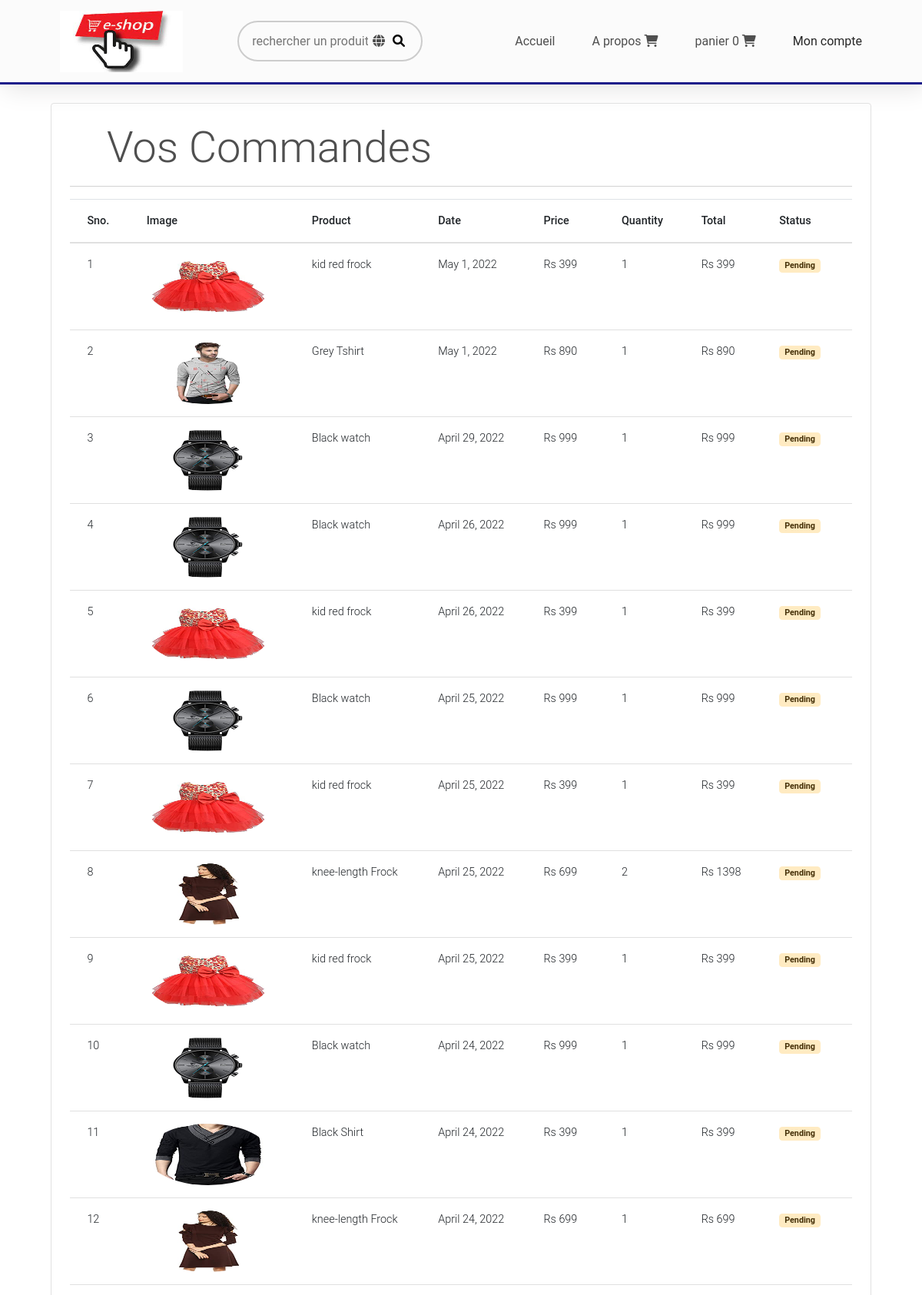
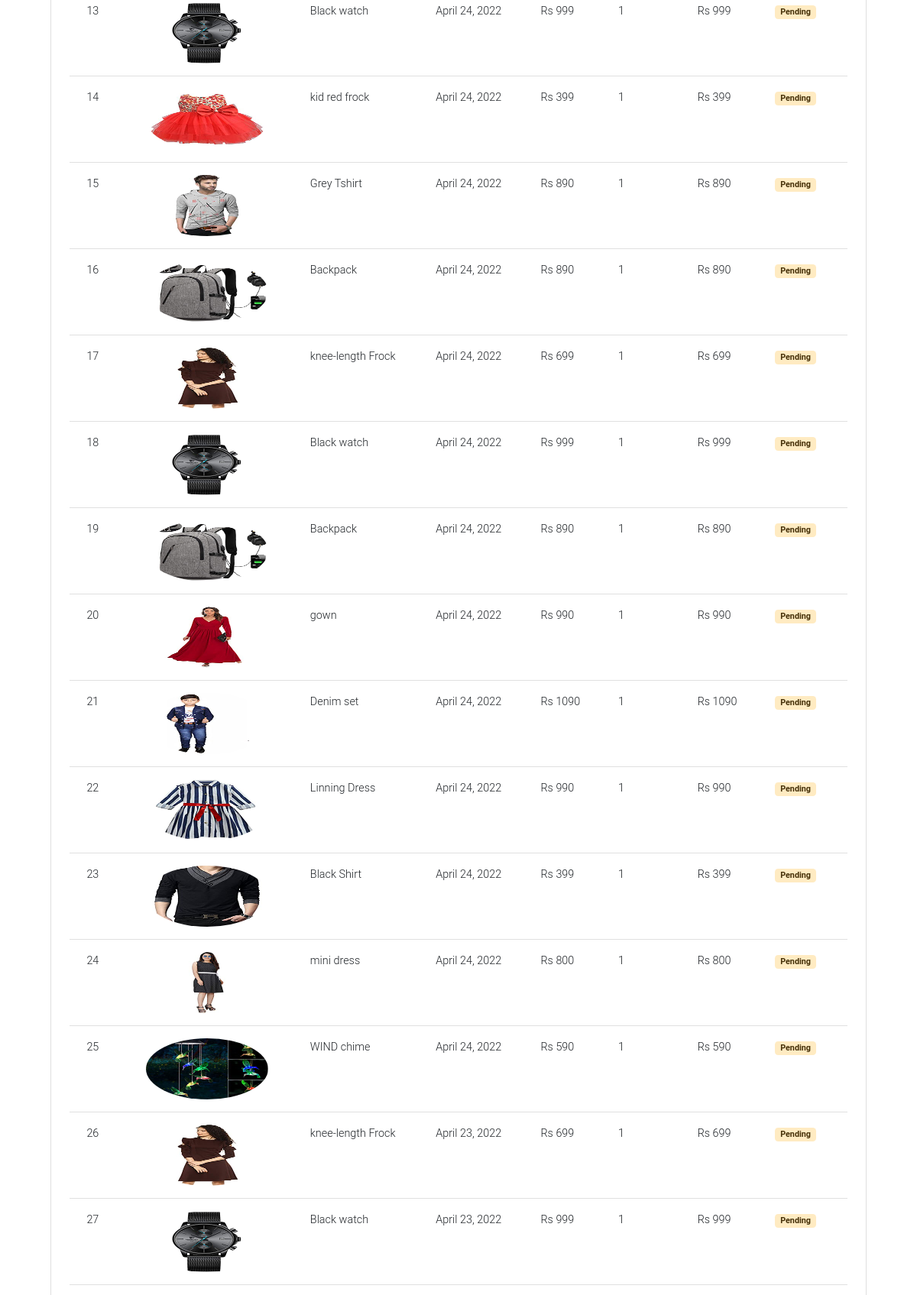
The page /orders (signed in, upper part) on the database its author committed (2 pictures, top to bottom).
### store/models/orders.py (models this page shows, shortened)
class Order(models.Model):
    product = models.ForeignKey(Products,
                                on_delete=models.CASCADE)
    customer = models.ForeignKey(Customer,
                                 on_delete=models.CASCADE)
    quantity = models.IntegerField(default=1)
    price = models.IntegerField()
    address = models.CharField (max_length=50, default='', blank=True)
    phone = models.CharField (max_length=50, default='', blank=True)
    date = models.DateField (default=datetime.datetime.today)
    status = models.BooleanField (default=False)
    @staticmethod
    def get_orders_by_customer(customer_id):
        return Order.objects.filter(customer=customer_id).order_by('-date')

### store/models/product.py (models this page shows, shortened)
class Products(models.Model):
    name = models.CharField(max_length=60)
    price= models.IntegerField(default=0)
    category= models.ForeignKey(Category,on_delete=models.CASCADE,default=1 )
    description= models.CharField(max_length=250, default='', blank=True, null= True)
    image= models.ImageField(upload_to='uploads/products/')

### store/middlewares/auth.py (the view)
    def middleware(request):
        print(request.session.get('customer'))
        returnUrl = request.META['PATH_INFO']
        print(request.META['PATH_INFO'])
        if not request.session.get('customer'):
           return redirect(f'login?return_url={returnUrl}')
        response = get_response(request)
        return response

### store/templatetags/custom_filter.py (called while the page is built)
@register.filter(name='currency')
def currency(number):
    return "Rs "+str(number)

@register.filter(name='multiply')
def multiply(number , number1):
    return number * number1

### store/views/orders.py (called while the page is built)
    def get(self , request ):
        customer = request.session.get('customer')
        orders = Order.get_orders_by_customer(customer)
        print(orders)
        return render(request , 'orders.html'  , {'orders' : orders})

### store/templates/orders.html
{% extends 'base.html' %} {% block content %} {% load cart %} {% load custom_filter %}
<div class="container">
    <div class="border rounded p-4 m-4">
        <p class="display-4 pl-4 ml-4">Vos Commandes</p>
        <hr>
        <table class="table">
            <thead>
                <tr>
                    <th>Sno.</th>
                    <th>Image</th>
                    <th>Product</th>
                    <th>Date</th>
                    <th>Price</th>
                    <th>Quantity</th>
                    <th>Total</th>
                    <th>Status</th>
                </tr>
            </thead>
            <tbody>
                {% for order in orders %}
                <tr>
                    <td>{{forloop.counter}}</td>
                    <td><img style="height: 80px;" class="rounded-circle" src="{{order.product.image.url}}" alt=""></td>
                    <td>{{order.product.name}}</td>
                    <td>{{order.date}}</td>
                    <td>{{order.price|currency}}</td>
                    <td>{{order.quantity}}</td>
                    <td>{{order.quantity|multiply:order.price|currency}}</td>
                    {% if order.status %}
                    <td><small class="badge badge-success">Completed</small></td>
                    {%else%}
                    <td><small class="badge badge-warning">Pending</small></td>
                    {% endif %}
                </tr>
                {% endfor %}
            </tbody>
        </table>
    </div>
</div>
{% endblock %}

### store/templates/base.html (shortened to what this page needs)
<!doctype html>
<html lang="en">
<head>
    <link rel="stylesheet" href="https://maxcdn.bootstrapcdn.com/bootstrap/4.0.0/css/bootstrap.min.css">
    <link rel="stylesheet" href="../static/bootstrap/css/mdb.min.css">
    <link rel="stylesheet" href="https://cdnjs.cloudflare.com/ajax/libs/font-awesome/6.0.0/css/all.min.css" />
    <link href="/static/css/Scss/styles.css" rel="stylesheet" />
</head>
<body>
    {% include "heaFoot/header.html" %}
    {% block content %} {% endblock %}
</body>
</html>

### store/templates/heaFoot/header.html (shortened to what this page needs)
<nav class="navbar navbar-expand-lg navbar-light bg-light">
    <div class="container px-4 px-lg-5">
        <a class="navbar-brand" href="#!">
            <img class="navbar--logo" src="../static/assets/logo-navbar.jpeg" />
        </a>
        <div class="search-content mx-auto d-md-block d-none">
            <div class="pseudo-search">
                <input type="text" placeholder="rechercher un produit..." autofocus required>
                <i class="fa fa-globe places"></i>
                <button class="fa fa-search" type="submit"></button>
            </div>
        </div>
        <div class="d-flex align-items-center navbar-item-contenair">
            <a class="text-reset me-5 navbar--link" href="/store">
                <span class="d-none d-md-inline">Accueil</span>
            </a>
            <a class="text-reset me-5 navbar--link" href="/apropos">
                <span class="d-none d-md-inline">A propos</span>
                <i class="fas fa-shopping-cart"></i>
            </a>
            <a class="text-reset me-5 navbar--link" href="/cart">
                <span class="d-none d-md-inline">panier {{request.session.cart.keys|length}} </span>
                <i class="fas fa-shopping-cart"></i>
            </a>
            {% if request.session.customer %}
            <div class="dropdown">
                <a class="dropdown-toggle d-flex align-items-center hidden-arrow navbar--link" href="#" id="navbarDropdownMenuAvatar" role="button" data-mdb-toggle="dropdown" aria-expanded="false">
                    <span class="d-none d-md-block text-dark">Mon compte</span>
                </a>
                    {% endif %}
                </div>
            </div>
        </div>
</nav>

### store/static/css/Scss/styles.css (style rules this page uses)
.navbar { border-bottom: 3px solid #1d1d8a; box-shadow: 5px 5px 31px #e4e3e3,-5px -5px 13px #e4e3e3; }
.navbar--logo { height:5rem; width:10rem; }
.search-content { width: auto; }
.search-content .pseudo-search { display: inline; border: 2px solid #ccc; border-radius: 100px; padding: 15px 15px; transition: background-color 0.5 ease-in-out; }
.search-content .pseudo-search input { border: 0; background-color: transparent; width: 50%; }
.search-content button, i { border: none; background: none; cursor: pointer; }
.pseudo-search { display: inline; border: 2px solid #ccc; border-radius: 100px; padding: 15px 15px; transition: background-color 0.5 ease-in-out; }
.pseudo-search input { border: 0; background-color: transparent; width: 50%; }
.pseudo-search button, i { border: none; background: none; cursor: pointer; }
.panier-container .img-container , img { width: 10rem; height: 10rem; }

### rows shown on the page
Order: product.image (picture), product.name "kid red frock", date "May 1, 2022", price "Rs 399", quantity "1", quantity|multiply "Rs 399", status "Pending"
Order: product.image (picture), product.name "Grey Tshirt", date "May 1, 2022", price "Rs 890", quantity "1", quantity|multiply "Rs 890", status "Pending"
Order: product.image (picture), product.name "Black watch", date "April 29, 2022", price "Rs 999", quantity "1", quantity|multiply "Rs 999", status "Pending"
Order: product.image (picture), product.name "Black watch", date "April 26, 2022", price "Rs 999", quantity "1", quantity|multiply "Rs 999", status "Pending"
Order: product.image (picture), product.name "kid red frock", date "April 26, 2022", price "Rs 399", quantity "1", quantity|multiply "Rs 399", status "Pending"
Order: product.image (picture), product.name "Black watch", date "April 25, 2022", price "Rs 999", quantity "1", quantity|multiply "Rs 999", status "Pending"
Order: product.image (picture), product.name "kid red frock", date "April 25, 2022", price "Rs 399", quantity "1", quantity|multiply "Rs 399", status "Pending"
Order: product.image (picture), product.name "knee-length Frock", date "April 25, 2022", price "Rs 699", quantity "2", quantity|multiply "Rs 1398", status "Pending"
Order: product.image (picture), product.name "kid red frock", date "April 25, 2022", price "Rs 399", quantity "1", quantity|multiply "Rs 399", status "Pending"
Order: product.image (picture), product.name "Black watch", date "April 24, 2022", price "Rs 999", quantity "1", quantity|multiply "Rs 999", status "Pending"
Order: product.image (picture), product.name "Black Shirt", date "April 24, 2022", price "Rs 399", quantity "1", quantity|multiply "Rs 399", status "Pending"
Order: product.image (picture), product.name "knee-length Frock", date "April 24, 2022", price "Rs 699", quantity "1", quantity|multiply "Rs 699", status "Pending"
Order: product.image (picture), product.name "Black watch", date "April 24, 2022", price "Rs 999", quantity "1", quantity|multiply "Rs 999", status "Pending"
Order: product.image (picture), product.name "kid red frock", date "April 24, 2022", price "Rs 399", quantity "1", quantity|multiply "Rs 399", status "Pending"
Order: product.image (picture), product.name "Grey Tshirt", date "April 24, 2022", price "Rs 890", quantity "1", quantity|multiply "Rs 890", status "Pending"
Order: product.image (picture), product.name "Backpack", date "April 24, 2022", price "Rs 890", quantity "1", quantity|multiply "Rs 890", status "Pending"
Order: product.image (picture), product.name "knee-length Frock", date "April 24, 2022", price "Rs 699", quantity "1", quantity|multiply "Rs 699", status "Pending"
Order: product.image (picture), product.name "Black watch", date "April 24, 2022", price "Rs 999", quantity "1", quantity|multiply "Rs 999", status "Pending"
Order: product.image (picture), product.name "Backpack", date "April 24, 2022", price "Rs 890", quantity "1", quantity|multiply "Rs 890", status "Pending"
Order: product.image (picture), product.name "gown", date "April 24, 2022", price "Rs 990", quantity "1", quantity|multiply "Rs 990", status "Pending"
Order: product.image (picture), product.name "Denim set", date "April 24, 2022", price "Rs 1090", quantity "1", quantity|multiply "Rs 1090", status "Pending"
Order: product.image (picture), product.name "Linning Dress", date "April 24, 2022", price "Rs 990", quantity "1", quantity|multiply "Rs 990", status "Pending"
Order: product.image (picture), product.name "Black Shirt", date "April 24, 2022", price "Rs 399", quantity "1", quantity|multiply "Rs 399", status "Pending"
Order: product.image (picture), product.name "mini dress", date "April 24, 2022", price "Rs 800", quantity "1", quantity|multiply "Rs 800", status "Pending"
Order: product.image (picture), product.name "WIND chime", date "April 24, 2022", price "Rs 590", quantity "1", quantity|multiply "Rs 590", status "Pending"
Order: product.image (picture), product.name "knee-length Frock", date "April 23, 2022", price "Rs 699", quantity "1", quantity|multiply "Rs 699", status "Pending"
Order: product.image (picture), product.name "Black watch", date "April 23, 2022", price "Rs 999", quantity "1", quantity|multiply "Rs 999", status "Pending"

### other values the page prints
{{ request.session.cart.keys|length }} "0"
